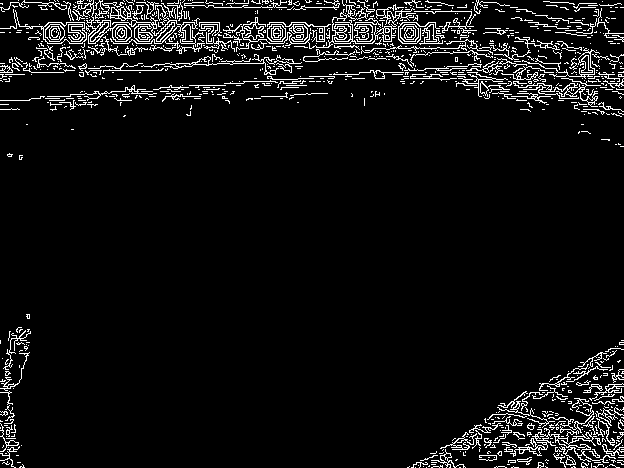
//> input picture PhatHienBotKhi/Tram3/KBOT/DATA_0.png, 624 x 468 px
$ ./PhatHienBotKhi   (built with g++ and OpenCV 4)
//> lines starting //> are read from the running program, lines starting //| are printed output that depends on the picture
#include <opencv2/core/core.hpp>
#include <opencv2/highgui/highgui.hpp>
#include <opencv2/ml/ml.hpp>
#include <opencv2\imgproc\imgproc.hpp>
#include "iostream"

#include <stdio.h>

using namespace cv;
using namespace std;

int main() {

	//HANDLE hConsoleColor;

	int num_files = 200;
	int width = 28, height = 28;
	int i = 0;
	Mat dst1, dst3, dst4;
	Mat dst2;
	Mat edges, edges3, edges4;
	Mat edges2;
	Mat frame;
	Mat image[200];
	image[0] = imread("Tram1\\COBOT\\DATA_0.png", 0);
	image[1] = imread("Tram1\\COBOT\\DATA_1.png", 0);
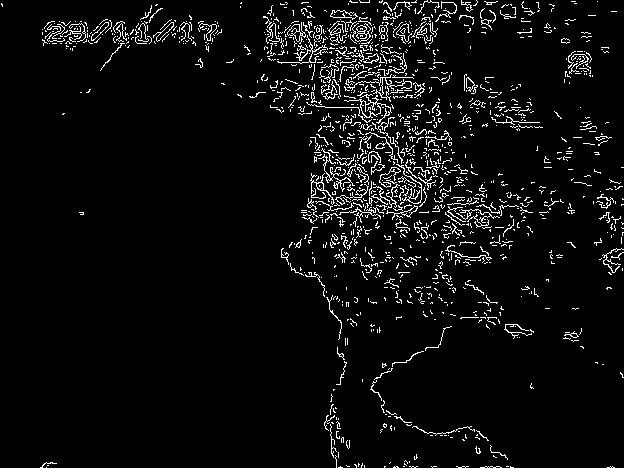
//> input picture PhatHienBotKhi/Tram1/COBOT/DATA_1.png, 624 x 468 px
	image[2] = imread("Tram1\\COBOT\\DATA_2.png", 0);
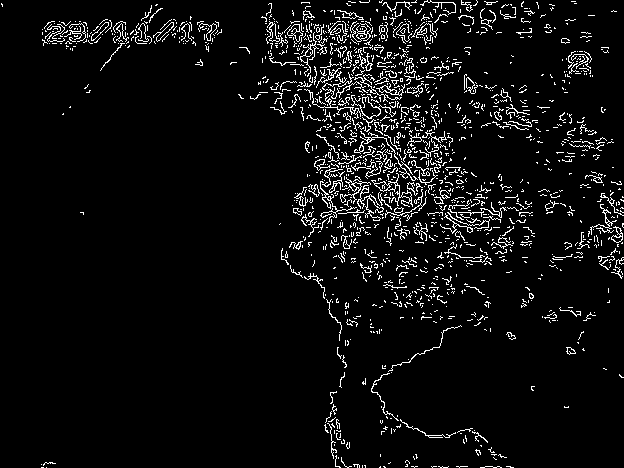
//> input picture PhatHienBotKhi/Tram1/COBOT/DATA_2.png, 624 x 468 px
	image[3] = imread("Tram1\\COBOT\\DATA_3.png", 0);
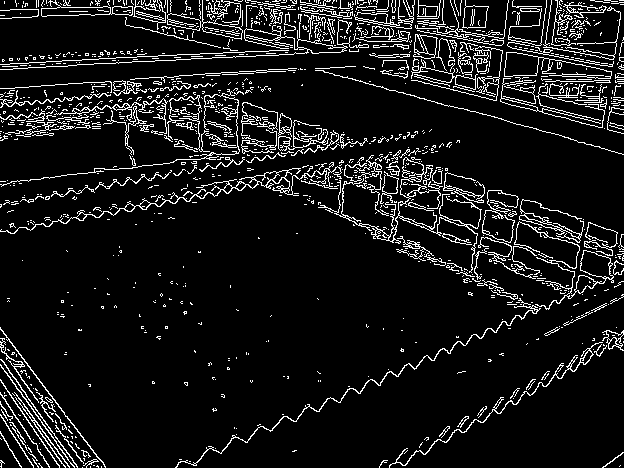
//> input picture PhatHienBotKhi/Tram2/KBOT/DATA_3.png, 624 x 468 px
	image[4] = imread("Tram1\\COBOT\\DATA_4.png", 0);
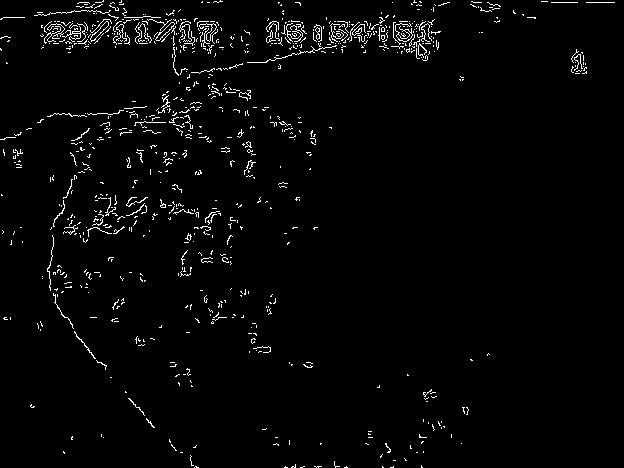
//> input picture PhatHienBotKhi/Tram3/COBOT/DATA_4.png, 624 x 468 px
	image[5] = imread("Tram1\\COBOT\\DATA_5.png", 0);
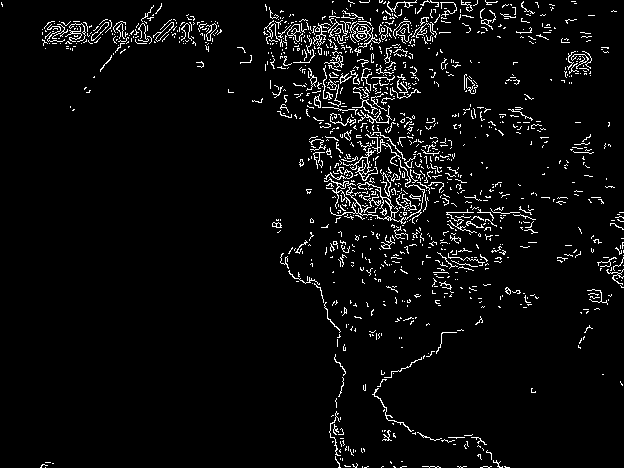
//> input picture PhatHienBotKhi/Tram1/COBOT/DATA_5.png, 624 x 468 px
	image[6] = imread("Tram1\\COBOT\\DATA_6.png", 0);
//> DATA_6.png cannot be read in this run, so this picture is empty
	image[7] = imread("Tram1\\COBOT\\DATA_7.png", 0);
//> DATA_7.png cannot be read in this run, so this picture is empty
	image[8] = imread("Tram1\\COBOT\\DATA_8.png", 0);
//> DATA_8.png cannot be read in this run, so this picture is empty
	image[9] = imread("Tram1\\COBOT\\DATA_9.png", 0);
//> DATA_9.png cannot be read in this run, so this picture is empty
	image[10] = imread("Tram1\\COBOT\\DATA_10.png", 0);
//> DATA_10.png cannot be read in this run, so this picture is empty
	image[11] = imread("Tram1\\COBOT\\DATA_11.png", 0);
//> DATA_11.png cannot be read in this run, so this picture is empty
	image[12] = imread("Tram1\\COBOT\\DATA_12.png", 0);
//> DATA_12.png cannot be read in this run, so this picture is empty
	image[13] = imread("Tram1\\COBOT\\DATA_13.png", 0);
//> DATA_13.png cannot be read in this run, so this picture is empty
	image[14] = imread("Tram1\\COBOT\\DATA_14.png", 0);
//> DATA_14.png cannot be read in this run, so this picture is empty
	image[15] = imread("Tram1\\COBOT\\DATA_15.png", 0);
//> DATA_15.png cannot be read in this run, so this picture is empty
	image[16] = imread("Tram1\\COBOT\\DATA_16.png", 0);
//> DATA_16.png cannot be read in this run, so this picture is empty
	image[17] = imread("Tram1\\COBOT\\DATA_17.png", 0);
//> DATA_17.png cannot be read in this run, so this picture is empty
	image[18] = imread("Tram1\\COBOT\\DATA_18.png", 0);
//> DATA_18.png cannot be read in this run, so this picture is empty
	image[19] = imread("Tram1\\COBOT\\DATA_19.png", 0);
//> DATA_19.png cannot be read in this run, so this picture is empty
	image[20] = imread("Tram1\\COBOT\\DATA_20.png", 0);
//> DATA_20.png cannot be read in this run, so this picture is empty
	image[21] = imread("Tram1\\COBOT\\DATA_21.png", 0);
//> DATA_21.png cannot be read in this run, so this picture is empty
	image[22] = imread("Tram1\\COBOT\\DATA_22.png", 0);
//> DATA_22.png cannot be read in this run, so this picture is empty
	image[23] = imread("Tram1\\COBOT\\DATA_23.png", 0);
//> DATA_23.png cannot be read in this run, so this picture is empty
	image[24] = imread("Tram1\\COBOT\\DATA_24.png", 0);
//> DATA_24.png cannot be read in this run, so this picture is empty
	image[25] = imread("Tram2\\COBOT\\DATA_0.png", 0);
	image[26] = imread("Tram2\\COBOT\\DATA_1.png", 0);
	image[27] = imread("Tram2\\COBOT\\DATA_2.png", 0);
	image[28] = imread("Tram2\\COBOT\\DATA_3.png", 0);
	image[29] = imread("Tram2\\COBOT\\DATA_4.png", 0);
	image[30] = imread("Tram2\\COBOT\\DATA_5.png", 0);
	image[31] = imread("Tram2\\COBOT\\DATA_6.png", 0);
//> DATA_6.png cannot be read in this run, so this picture is empty
	image[32] = imread("Tram2\\COBOT\\DATA_7.png", 0);
//> DATA_7.png cannot be read in this run, so this picture is empty
	image[33] = imread("Tram2\\COBOT\\DATA_8.png", 0);
//> DATA_8.png cannot be read in this run, so this picture is empty
	image[34] = imread("Tram2\\COBOT\\DATA_9.png", 0);
//> DATA_9.png cannot be read in this run, so this picture is empty
	image[35] = imread("Tram2\\COBOT\\DATA_10.png", 0);
//> DATA_10.png cannot be read in this run, so this picture is empty
	image[36] = imread("Tram2\\COBOT\\DATA_11.png", 0);
//> DATA_11.png cannot be read in this run, so this picture is empty
	image[37] = imread("Tram2\\COBOT\\DATA_12.png", 0);
//> DATA_12.png cannot be read in this run, so this picture is empty
	image[38] = imread("Tram2\\COBOT\\DATA_13.png", 0);
//> DATA_13.png cannot be read in this run, so this picture is empty
	image[39] = imread("Tram2\\COBOT\\DATA_14.png", 0);
//> DATA_14.png cannot be read in this run, so this picture is empty
	image[40] = imread("Tram2\\COBOT\\DATA_15.png", 0);
//> DATA_15.png cannot be read in this run, so this picture is empty
	image[41] = imread("Tram2\\COBOT\\DATA_16.png", 0);
//> DATA_16.png cannot be read in this run, so this picture is empty
	image[42] = imread("Tram2\\COBOT\\DATA_17.png", 0);
//> DATA_17.png cannot be read in this run, so this picture is empty
	image[43] = imread("Tram2\\COBOT\\DATA_18.png", 0);
//> DATA_18.png cannot be read in this run, so this picture is empty
	image[44] = imread("Tram2\\COBOT\\DATA_19.png", 0);
//> DATA_19.png cannot be read in this run, so this picture is empty
	image[45] = imread("Tram2\\COBOT\\DATA_20.png", 0);
//> DATA_20.png cannot be read in this run, so this picture is empty
	image[46] = imread("Tram2\\COBOT\\DATA_21.png", 0);
//> DATA_21.png cannot be read in this run, so this picture is empty
	image[47] = imread("Tram2\\COBOT\\DATA_22.png", 0);
//> DATA_22.png cannot be read in this run, so this picture is empty
	image[48] = imread("Tram2\\COBOT\\DATA_23.png", 0);
//> DATA_23.png cannot be read in this run, so this picture is empty
	image[49] = imread("Tram2\\COBOT\\DATA_24.png", 0);
//> DATA_24.png cannot be read in this run, so this picture is empty
	image[50] = imread("Tram3\\COBOT\\DATA_0.png", 0);
	image[51] = imread("Tram3\\COBOT\\DATA_1.png", 0);
	image[52] = imread("Tram3\\COBOT\\DATA_2.png", 0);
	image[53] = imread("Tram3\\COBOT\\DATA_3.png", 0);
	image[54] = imread("Tram3\\COBOT\\DATA_4.png", 0);
	image[55] = imread("Tram3\\COBOT\\DATA_5.png", 0);
	image[56] = imread("Tram3\\COBOT\\DATA_6.png", 0);
//> DATA_6.png cannot be read in this run, so this picture is empty
	image[57] = imread("Tram3\\COBOT\\DATA_7.png", 0);
//> DATA_7.png cannot be read in this run, so this picture is empty
	image[58] = imread("Tram3\\COBOT\\DATA_8.png", 0);
//> DATA_8.png cannot be read in this run, so this picture is empty
	image[59] = imread("Tram3\\COBOT\\DATA_9.png", 0);
//> DATA_9.png cannot be read in this run, so this picture is empty
	image[60] = imread("Tram3\\COBOT\\DATA_10.png", 0);
//> DATA_10.png cannot be read in this run, so this picture is empty
	image[61] = imread("Tram3\\COBOT\\DATA_11.png", 0);
//> DATA_11.png cannot be read in this run, so this picture is empty
	image[62] = imread("Tram3\\COBOT\\DATA_12.png", 0);
//> DATA_12.png cannot be read in this run, so this picture is empty
	image[63] = imread("Tram3\\COBOT\\DATA_13.png", 0);
//> DATA_13.png cannot be read in this run, so this picture is empty
	image[64] = imread("Tram3\\COBOT\\DATA_14.png", 0);
//> DATA_14.png cannot be read in this run, so this picture is empty
	image[65] = imread("Tram3\\COBOT\\DATA_15.png", 0);
//> DATA_15.png cannot be read in this run, so this picture is empty
	image[66] = imread("Tram3\\COBOT\\DATA_16.png", 0);
//> DATA_16.png cannot be read in this run, so this picture is empty
	image[67] = imread("Tram3\\COBOT\\DATA_17.png", 0);
//> DATA_17.png cannot be read in this run, so this picture is empty
	image[68] = imread("Tram3\\COBOT\\DATA_18.png", 0);
//> DATA_18.png cannot be read in this run, so this picture is empty
	image[69] = imread("Tram3\\COBOT\\DATA_19.png", 0);
//> DATA_19.png cannot be read in this run, so this picture is empty
	image[70] = imread("Tram3\\COBOT\\DATA_20.png", 0);
//> DATA_20.png cannot be read in this run, so this picture is empty
	image[71] = imread("Tram3\\COBOT\\DATA_21.png", 0);
//> DATA_21.png cannot be read in this run, so this picture is empty
	image[72] = imread("Tram3\\COBOT\\DATA_22.png", 0);
//> DATA_22.png cannot be read in this run, so this picture is empty
	image[73] = imread("Tram3\\COBOT\\DATA_23.png", 0);
//> DATA_23.png cannot be read in this run, so this picture is empty
	image[74] = imread("Tram3\\COBOT\\DATA_24.png", 0);
//> DATA_24.png cannot be read in this run, so this picture is empty
	image[75] = imread("Tram4\\COBOT\\DATA_0.png", 0);
	image[76] = imread("Tram4\\COBOT\\DATA_1.png", 0);
	image[77] = imread("Tram4\\COBOT\\DATA_2.png", 0);
	image[78] = imread("Tram4\\COBOT\\DATA_3.png", 0);
	image[79] = imread("Tram4\\COBOT\\DATA_4.png", 0);
	image[80] = imread("Tram4\\COBOT\\DATA_5.png", 0);
	image[81] = imread("Tram4\\COBOT\\DATA_6.png", 0);
//> DATA_6.png cannot be read in this run, so this picture is empty
	image[82] = imread("Tram4\\COBOT\\DATA_7.png", 0);
//> DATA_7.png cannot be read in this run, so this picture is empty
	image[83] = imread("Tram4\\COBOT\\DATA_8.png", 0);
//> DATA_8.png cannot be read in this run, so this picture is empty
	image[84] = imread("Tram4\\COBOT\\DATA_9.png", 0);
//> DATA_9.png cannot be read in this run, so this picture is empty
	image[85] = imread("Tram4\\COBOT\\DATA_10.png", 0);
//> DATA_10.png cannot be read in this run, so this picture is empty
	image[86] = imread("Tram4\\COBOT\\DATA_11.png", 0);
//> DATA_11.png cannot be read in this run, so this picture is empty
	image[87] = imread("Tram4\\COBOT\\DATA_12.png", 0);
//> DATA_12.png cannot be read in this run, so this picture is empty
	image[88] = imread("Tram4\\COBOT\\DATA_13.png", 0);
//> DATA_13.png cannot be read in this run, so this picture is empty
	image[89] = imread("Tram4\\COBOT\\DATA_14.png", 0);
//> DATA_14.png cannot be read in this run, so this picture is empty
	image[90] = imread("Tram4\\COBOT\\DATA_15.png", 0);
//> DATA_15.png cannot be read in this run, so this picture is empty
	image[91] = imread("Tram4\\COBOT\\DATA_16.png", 0);
//> DATA_16.png cannot be read in this run, so this picture is empty
	image[92] = imread("Tram4\\COBOT\\DATA_17.png", 0);
//> DATA_17.png cannot be read in this run, so this picture is empty
	image[93] = imread("Tram4\\COBOT\\DATA_18.png", 0);
//> DATA_18.png cannot be read in this run, so this picture is empty
	image[94] = imread("Tram4\\COBOT\\DATA_19.png", 0);
//> DATA_19.png cannot be read in this run, so this picture is empty
	image[95] = imread("Tram4\\COBOT\\DATA_20.png", 0);
//> DATA_20.png cannot be read in this run, so this picture is empty
	image[96] = imread("Tram4\\COBOT\\DATA_21.png", 0);
//> DATA_21.png cannot be read in this run, so this picture is empty
	image[97] = imread("Tram4\\COBOT\\DATA_22.png", 0);
//> DATA_22.png cannot be read in this run, so this picture is empty
	image[98] = imread("Tram4\\COBOT\\DATA_23.png", 0);
//> DATA_23.png cannot be read in this run, so this picture is empty
	image[99] = imread("Tram4\\COBOT\\DATA_24.png", 0);
//> DATA_24.png cannot be read in this run, so this picture is empty
	image[100] = imread("Tram1\\KBOT\\DATA_0.png", 0);
	image[101] = imread("Tram1\\KBOT\\DATA_1.png", 0);
	image[102] = imread("Tram1\\KBOT\\DATA_2.png", 0);
	image[103] = imread("Tram1\\KBOT\\DATA_3.png", 0);
	image[104] = imread("Tram1\\KBOT\\DATA_4.png", 0);
	image[105] = imread("Tram1\\KBOT\\DATA_5.png", 0);
	image[106] = imread("Tram1\\KBOT\\DATA_6.png", 0);
//> DATA_6.png cannot be read in this run, so this picture is empty
	image[107] = imread("Tram1\\KBOT\\DATA_7.png", 0);
//> DATA_7.png cannot be read in this run, so this picture is empty
	image[108] = imread("Tram1\\KBOT\\DATA_8.png", 0);
//> DATA_8.png cannot be read in this run, so this picture is empty
	image[109] = imread("Tram1\\KBOT\\DATA_9.png", 0);
//> DATA_9.png cannot be read in this run, so this picture is empty
	image[110] = imread("Tram1\\KBOT\\DATA_10.png", 0);
//> DATA_10.png cannot be read in this run, so this picture is empty
	image[111] = imread("Tram1\\KBOT\\DATA_11.png", 0);
//> DATA_11.png cannot be read in this run, so this picture is empty
	image[112] = imread("Tram1\\KBOT\\DATA_12.png", 0);
//> DATA_12.png cannot be read in this run, so this picture is empty
	image[113] = imread("Tram1\\KBOT\\DATA_13.png", 0);
//> DATA_13.png cannot be read in this run, so this picture is empty
	image[114] = imread("Tram1\\KBOT\\DATA_14.png", 0);
//> DATA_14.png cannot be read in this run, so this picture is empty
	image[115] = imread("Tram1\\KBOT\\DATA_15.png", 0);
//> DATA_15.png cannot be read in this run, so this picture is empty
	image[116] = imread("Tram1\\KBOT\\DATA_16.png", 0);
//> DATA_16.png cannot be read in this run, so this picture is empty
	image[117] = imread("Tram1\\KBOT\\DATA_17.png", 0);
//> DATA_17.png cannot be read in this run, so this picture is empty
	image[118] = imread("Tram1\\KBOT\\DATA_18.png", 0);
//> DATA_18.png cannot be read in this run, so this picture is empty
	image[119] = imread("Tram1\\KBOT\\DATA_19.png", 0);
//> DATA_19.png cannot be read in this run, so this picture is empty
	image[120] = imread("Tram1\\KBOT\\DATA_20.png", 0);
//> DATA_20.png cannot be read in this run, so this picture is empty
	image[121] = imread("Tram1\\KBOT\\DATA_21.png", 0);
//> DATA_21.png cannot be read in this run, so this picture is empty
	image[122] = imread("Tram1\\KBOT\\DATA_22.png", 0);
//> DATA_22.png cannot be read in this run, so this picture is empty
	image[123] = imread("Tram1\\KBOT\\DATA_23.png", 0);
//> DATA_23.png cannot be read in this run, so this picture is empty
	image[124] = imread("Tram1\\KBOT\\DATA_24.png", 0);
//> DATA_24.png cannot be read in this run, so this picture is empty
	image[125] = imread("Tram2\\KBOT\\DATA_0.png", 0);
	image[126] = imread("Tram2\\KBOT\\DATA_1.png", 0);
	image[127] = imread("Tram2\\KBOT\\DATA_2.png", 0);
	image[128] = imread("Tram2\\KBOT\\DATA_3.png", 0);
	image[129] = imread("Tram2\\KBOT\\DATA_4.png", 0);
	image[130] = imread("Tram2\\KBOT\\DATA_5.png", 0);
	image[131] = imread("Tram2\\KBOT\\DATA_6.png", 0);
//> DATA_6.png cannot be read in this run, so this picture is empty
	image[132] = imread("Tram2\\KBOT\\DATA_7.png", 0);
//> DATA_7.png cannot be read in this run, so this picture is empty
	image[133] = imread("Tram2\\KBOT\\DATA_8.png", 0);
//> DATA_8.png cannot be read in this run, so this picture is empty
	image[134] = imread("Tram2\\KBOT\\DATA_9.png", 0);
//> DATA_9.png cannot be read in this run, so this picture is empty
	image[135] = imread("Tram2\\KBOT\\DATA_10.png", 0);
//> DATA_10.png cannot be read in this run, so this picture is empty
	image[136] = imread("Tram2\\KBOT\\DATA_11.png", 0);
//> DATA_11.png cannot be read in this run, so this picture is empty
	image[137] = imread("Tram2\\KBOT\\DATA_12.png", 0);
//> DATA_12.png cannot be read in this run, so this picture is empty
	image[138] = imread("Tram2\\KBOT\\DATA_13.png", 0);
//> DATA_13.png cannot be read in this run, so this picture is empty
	image[139] = imread("Tram2\\KBOT\\DATA_14.png", 0);
//> DATA_14.png cannot be read in this run, so this picture is empty
	image[140] = imread("Tram2\\KBOT\\DATA_15.png", 0);
//> DATA_15.png cannot be read in this run, so this picture is empty
	image[141] = imread("Tram2\\KBOT\\DATA_16.png", 0);
//> DATA_16.png cannot be read in this run, so this picture is empty
	image[142] = imread("Tram2\\KBOT\\DATA_17.png", 0);
//> DATA_17.png cannot be read in this run, so this picture is empty
	image[143] = imread("Tram2\\KBOT\\DATA_18.png", 0);
//> DATA_18.png cannot be read in this run, so this picture is empty
	image[144] = imread("Tram2\\KBOT\\DATA_19.png", 0);
//> DATA_19.png cannot be read in this run, so this picture is empty
	image[145] = imread("Tram2\\KBOT\\DATA_20.png", 0);
//> DATA_20.png cannot be read in this run, so this picture is empty
	image[146] = imread("Tram2\\KBOT\\DATA_21.png", 0);
//> DATA_21.png cannot be read in this run, so this picture is empty
	image[147] = imread("Tram2\\KBOT\\DATA_22.png", 0);
//> DATA_22.png cannot be read in this run, so this picture is empty
	image[148] = imread("Tram2\\KBOT\\DATA_23.png", 0);
//> DATA_23.png cannot be read in this run, so this picture is empty
	image[149] = imread("Tram2\\KBOT\\DATA_24.png", 0);
//> DATA_24.png cannot be read in this run, so this picture is empty
	image[150] = imread("Tram3\\KBOT\\DATA_0.png", 0);
	image[151] = imread("Tram3\\KBOT\\DATA_1.png", 0);
	image[152] = imread("Tram3\\KBOT\\DATA_2.png", 0);
	image[153] = imread("Tram3\\KBOT\\DATA_3.png", 0);
	image[154] = imread("Tram3\\KBOT\\DATA_4.png", 0);
	image[155] = imread("Tram3\\KBOT\\DATA_5.png", 0);
	image[156] = imread("Tram3\\KBOT\\DATA_6.png", 0);
//> DATA_6.png cannot be read in this run, so this picture is empty
	image[157] = imread("Tram3\\KBOT\\DATA_7.png", 0);
//> DATA_7.png cannot be read in this run, so this picture is empty
	image[158] = imread("Tram3\\KBOT\\DATA_8.png", 0);
//> DATA_8.png cannot be read in this run, so this picture is empty
	image[159] = imread("Tram3\\KBOT\\DATA_9.png", 0);
//> DATA_9.png cannot be read in this run, so this picture is empty
	image[160] = imread("Tram3\\KBOT\\DATA_10.png", 0);
//> DATA_10.png cannot be read in this run, so this picture is empty
	image[161] = imread("Tram3\\KBOT\\DATA_11.png", 0);
//> DATA_11.png cannot be read in this run, so this picture is empty
	image[162] = imread("Tram3\\KBOT\\DATA_12.png", 0);
//> DATA_12.png cannot be read in this run, so this picture is empty
	image[163] = imread("Tram3\\KBOT\\DATA_13.png", 0);
//> DATA_13.png cannot be read in this run, so this picture is empty
	image[164] = imread("Tram3\\KBOT\\DATA_14.png", 0);
//> DATA_14.png cannot be read in this run, so this picture is empty
	image[165] = imread("Tram3\\KBOT\\DATA_15.png", 0);
//> DATA_15.png cannot be read in this run, so this picture is empty
	image[166] = imread("Tram3\\KBOT\\DATA_16.png", 0);
//> DATA_16.png cannot be read in this run, so this picture is empty
	image[167] = imread("Tram3\\KBOT\\DATA_17.png", 0);
//> DATA_17.png cannot be read in this run, so this picture is empty
	image[168] = imread("Tram3\\KBOT\\DATA_18.png", 0);
//> DATA_18.png cannot be read in this run, so this picture is empty
	image[169] = imread("Tram3\\KBOT\\DATA_19.png", 0);
//> DATA_19.png cannot be read in this run, so this picture is empty
	image[170] = imread("Tram3\\KBOT\\DATA_20.png", 0);
//> DATA_20.png cannot be read in this run, so this picture is empty
	image[171] = imread("Tram3\\KBOT\\DATA_21.png", 0);
//> DATA_21.png cannot be read in this run, so this picture is empty
	image[172] = imread("Tram3\\KBOT\\DATA_22.png", 0);
//> DATA_22.png cannot be read in this run, so this picture is empty
	image[173] = imread("Tram3\\KBOT\\DATA_23.png", 0);
//> DATA_23.png cannot be read in this run, so this picture is empty
	image[174] = imread("Tram3\\KBOT\\DATA_24.png", 0);
//> DATA_24.png cannot be read in this run, so this picture is empty
	image[175] = imread("Tram4\\KBOT\\DATA_0.png", 0);
	image[176] = imread("Tram4\\KBOT\\DATA_1.png", 0);
	image[177] = imread("Tram4\\KBOT\\DATA_2.png", 0);
	image[178] = imread("Tram4\\KBOT\\DATA_3.png", 0);
	image[179] = imread("Tram4\\KBOT\\DATA_4.png", 0);
	image[180] = imread("Tram4\\KBOT\\DATA_5.png", 0);
	image[181] = imread("Tram4\\KBOT\\DATA_6.png", 0);
//> DATA_6.png cannot be read in this run, so this picture is empty
	image[182] = imread("Tram4\\KBOT\\DATA_7.png", 0);
//> DATA_7.png cannot be read in this run, so this picture is empty
	image[183] = imread("Tram4\\KBOT\\DATA_8.png", 0);
//> DATA_8.png cannot be read in this run, so this picture is empty
	image[184] = imread("Tram4\\KBOT\\DATA_9.png", 0);
//> DATA_9.png cannot be read in this run, so this picture is empty
	image[185] = imread("Tram4\\KBOT\\DATA_10.png", 0);
//> DATA_10.png cannot be read in this run, so this picture is empty
	image[186] = imread("Tram4\\KBOT\\DATA_11.png", 0);
//> DATA_11.png cannot be read in this run, so this picture is empty
	image[187] = imread("Tram4\\KBOT\\DATA_12.png", 0);
//> DATA_12.png cannot be read in this run, so this picture is empty
	image[188] = imread("Tram4\\KBOT\\DATA_13.png", 0);
//> DATA_13.png cannot be read in this run, so this picture is empty
	image[189] = imread("Tram4\\KBOT\\DATA_14.png", 0);
//> DATA_14.png cannot be read in this run, so this picture is empty
	image[190] = imread("Tram4\\KBOT\\DATA_15.png", 0);
//> DATA_15.png cannot be read in this run, so this picture is empty
	image[191] = imread("Tram4\\KBOT\\DATA_16.png", 0);
//> DATA_16.png cannot be read in this run, so this picture is empty
	image[192] = imread("Tram4\\KBOT\\DATA_17.png", 0);
//> DATA_17.png cannot be read in this run, so this picture is empty
	image[193] = imread("Tram4\\KBOT\\DATA_18.png", 0);
//> DATA_18.png cannot be read in this run, so this picture is empty
	image[194] = imread("Tram4\\KBOT\\DATA_19.png", 0);
//> DATA_19.png cannot be read in this run, so this picture is empty
	image[195] = imread("Tram4\\KBOT\\DATA_20.png", 0);
//> DATA_20.png cannot be read in this run, so this picture is empty
	image[196] = imread("Tram4\\KBOT\\DATA_21.png", 0);
//> DATA_21.png cannot be read in this run, so this picture is empty
	image[197] = imread("Tram4\\KBOT\\DATA_22.png", 0);
//> DATA_22.png cannot be read in this run, so this picture is empty
	image[198] = imread("Tram4\\KBOT\\DATA_23.png", 0);
//> DATA_23.png cannot be read in this run, so this picture is empty
	image[199] = imread("Tram4\\KBOT\\DATA_24.png", 0);
//> DATA_24.png cannot be read in this run, so this picture is empty
	resize(image[0], image[0], Size(width, height));
//> image[0]: 28 rows x 28 cols, CV_8UC1
	resize(image[1], image[1], Size(width, height));
//> image[1]: 28 rows x 28 cols, CV_8UC1
	resize(image[2], image[2], Size(width, height));
//> image[2]: 28 rows x 28 cols, CV_8UC1
	resize(image[3], image[3], Size(width, height));
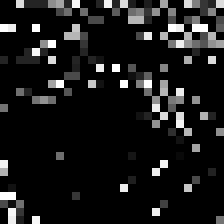
//> image[3]: 28 rows x 28 cols, CV_8UC1 (shown 8 times larger); min 0, max 255, mean 25.9
	resize(image[4], image[4], Size(width, height));
//> image[4]: 28 rows x 28 cols, CV_8UC1
	resize(image[5], image[5], Size(width, height));
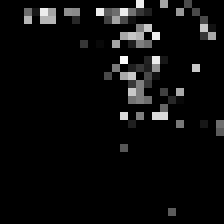
//> image[5]: 28 rows x 28 cols, CV_8UC1 (shown 8 times larger); min 0, max 252, mean 12.4
//> (the run ends here: the program stops with an error, at `resize(image[6], image[6], Size(width, height));`)
